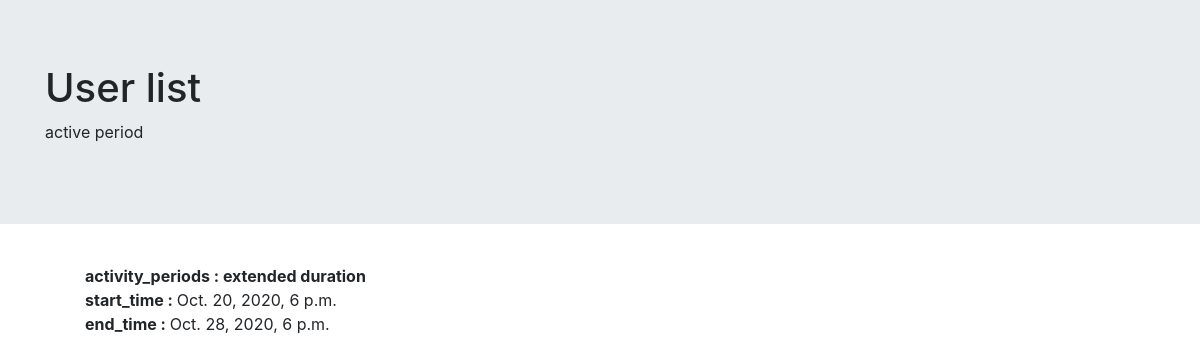
/4, run on the app's committed database.
### apptwo/models.py (models this page shows)
class activity_periods1(models.Model):
    activity_periods = models.ForeignKey(usernames,on_delete=models.CASCADE,related_name="activity_periods1")
    start_time = models.DateTimeField()
    end_time = models.DateTimeField()
    class meta:
          db_table = "activity_periods1"

### apptwo/views.py (the view)
# urls.py: path('<pk>',views.Details.as_view(),name='Details'),
class Details(DetailView):
    context_object_name = 'details2'
    model=models.usernames
    template_name='details.html'

### template/details.html (shortened to what this page needs)
<!DOCTYPE html>
{% extends 'home.html' %}
{% block body-block %}
{% load static %}
<html lang="en" dir="ltr">
  <head>
  </head>
  <body>
<div>
       <ul>
          {% for activity in details2.activity_periods1.all %}
               <span><strong>activity_periods : extended duration </strong></span></br>
               <div><strong>start_time : </strong>{{activity.start_time}}</div>
               <div><strong>end_time : </strong>{{activity.end_time}}</div>
           {% endfor %}
       </ul>
     </div>
  </body>
{% endblock %}

### data on the page
activity_periods1: start_time "Oct. 20, 2020, 6 p.m.", end_time "Oct. 28, 2020, 6 p.m."
